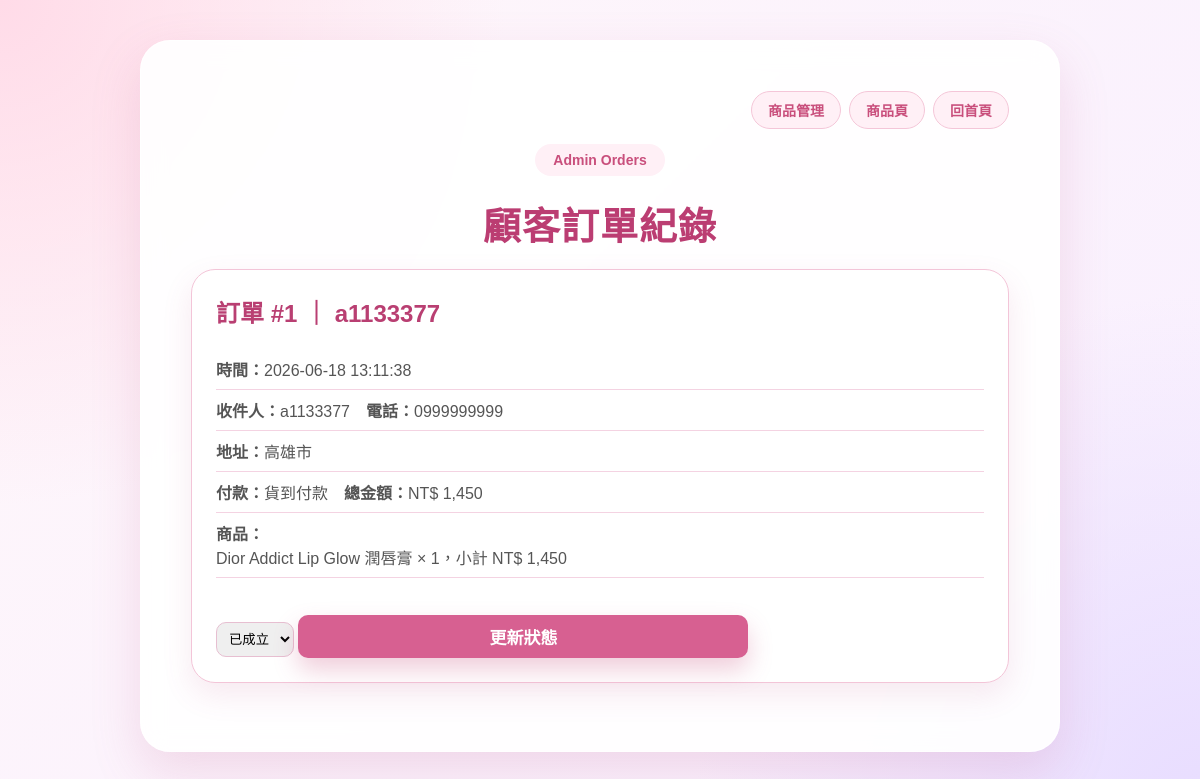
The app's page /admin_orders.php (signed in) with its own data.
### tables this page shows
CREATE TABLE `orders` (
  `id` int(11) NOT NULL,
  `username` varchar(50) NOT NULL,
  `customer_name` varchar(100) NOT NULL,
  `phone` varchar(30) NOT NULL,
  `address` varchar(255) NOT NULL,
  `payment_method` varchar(50) NOT NULL,
  `total_amount` int(11) NOT NULL DEFAULT 0,
  `status` varchar(30) NOT NULL DEFAULT '已成立',
  `created_at` timestamp NOT NULL DEFAULT current_timestamp()
);

CREATE TABLE `order_items` (
  `id` int(11) NOT NULL,
  `order_id` int(11) NOT NULL,
  `product_id` int(11) NOT NULL,
  `product_name` varchar(100) NOT NULL,
  `price` int(11) NOT NULL DEFAULT 0,
  `quantity` int(11) NOT NULL DEFAULT 1,
  `subtotal` int(11) NOT NULL DEFAULT 0
);

### admin_orders.php (the view, shortened to what this page needs)
<?php
$conn = getShopDB();
$orders = $conn->query("SELECT * FROM orders ORDER BY created_at DESC");
?>
<!DOCTYPE html><html lang="zh-Hant"><head><link rel="stylesheet" href="style.css"></head><body>
<div class="page"><div class="container result-container">
    <div class="nav"><a href="admin_products.php">商品管理</a><a href="shop.php">商品頁</a><a href="index.php">回首頁</a></div>
    <div class="badge">Admin Orders</div><h1>顧客訂單紀錄</h1>
    <?php if($orders->num_rows===0): ?><div class="empty">目前沒有顧客訂單。</div><?php else: ?>
        <?php while($order=$orders->fetch_assoc()): ?>
            <?php
            $itemStmt = $conn->prepare("SELECT * FROM order_items WHERE order_id=?");
            $itemStmt->bind_param("i", $order['id']);
            $itemStmt->execute();
            $items = $itemStmt->get_result();
            ?>
            <div class="order-card">
                <h2>訂單 #<?php echo $order['id']; ?> ｜ <?php echo htmlspecialchars($order['username']); ?></h2>
                <div class="row"><strong>時間：</strong><?php echo htmlspecialchars($order['created_at']); ?></div>
                <div class="row"><strong>收件人：</strong><?php echo htmlspecialchars($order['customer_name']); ?>　<strong>電話：</strong><?php echo htmlspecialchars($order['phone']); ?></div>
                <div class="row"><strong>地址：</strong><?php echo htmlspecialchars($order['address']); ?></div>
                <div class="row"><strong>付款：</strong><?php echo htmlspecialchars($order['payment_method']); ?>　<strong>總金額：</strong>NT$ <?php echo number_format($order['total_amount']); ?></div>
                <div class="row"><strong>商品：</strong><br><?php while($item=$items->fetch_assoc()): ?><?php echo htmlspecialchars($item['product_name']); ?> × <?php echo $item['quantity']; ?>，小計 NT$ <?php echo number_format($item['subtotal']); ?><br><?php endwhile; ?></div>
                <form method="POST" style="margin-top:12px;">
                    <select class="status" name="status">
                        <?php foreach(['已成立','處理中','已出貨','已完成','已取消'] as $s): ?>
                            <option value="<?php echo $s; ?>" <?php echo $order['status']===$s?'selected':''; ?>><?php echo $s; ?></option>
                        <?php endforeach; ?>
                    </select>
                    <button class="btn" type="submit" name="update_status" value="1">更新狀態</button>
                </form>
            </div>
        <?php endwhile; ?>
    <?php endif; ?>
</div></div></body></html>

### style.css (style rules this page uses)
html,body { overflow-x:hidden; }
* { box-sizing:border-box; }
body { margin:0; font-family:"Microsoft JhengHei",sans-serif; background: radial-gradient(circle at top left,#ffdbe8,transparent 35%), radial-gradient(circle at bottom right,#e8ddff,transparent 35%), linear-gradient(135deg,#fff7fa,#f8efff); min-height:100vh; color:#333; }
.page { width:100%; min-height:100vh; display:flex; justify-content:center; align-items:flex-start; padding:40px 20px; overflow:hidden; }
.container { width:min(100%, 920px); background:rgba(255,255,255,0.92); backdrop-filter:blur(12px); border-radius:30px; padding:50px; box-shadow: 0 20px 50px rgba(192,90,140,0.18); border: 1px solid rgba(255,255,255,0.7); }
.badge { width:fit-content; margin:0 auto 20px; padding:8px 18px; border-radius:999px; background:#fff0f6; color:#c94f7c; font-size:14px; font-weight:bold; }
h1 { text-align:center; margin:0 0 18px; font-size:38px; color:#bb3d72; letter-spacing:1px; }
button { margin-top:25px; width:100%; max-width:450px; padding:16px; border:none; border-radius:16px; background: linear-gradient( 135deg, #d76091, #b94a95 ); color:white; font-size:17px; font-weight:bold; cursor:pointer; transition:0.25s; box-shadow: 0 12px 25px rgba(201,79,124,0.28); }
.result-container { max-width:1000px; }

### admin_orders.php (style rules this page uses)
.nav { text-align:right;margin-bottom:15px }
.nav a { display:inline-block;margin-left:8px;padding:8px 16px;background:#fff0f6;color:#c94f7c;border-radius:999px;text-decoration:none;font-weight:bold;font-size:14px;border:1px solid #f4c6d8 }
.order-card { background:white;border-radius:24px;padding:24px;margin-bottom:18px;border:1px solid #f3c5d8;box-shadow:0 12px 30px rgba(190,80,130,.12) }
.order-card h2 { color:#b93f72;margin-top:0 }
.row { border-bottom:1px solid #f4d3e2;padding:8px 0;color:#555 }
.status { padding:8px;border-radius:10px;border:1px solid #e7bfd1 }
.btn { padding:9px 14px;border:none;border-radius:10px;background:#d76091;color:white;font-weight:bold;cursor:pointer }

### records on screen
orders: id "1", username "a1133377", created_at "2026-06-18 13:11:38", customer_name "a1133377", phone "0999999999", address "高雄市", payment_method "貨到付款", total_amount "1,450", status "已成立"
order_items: product_name "Dior Addict Lip Glow 潤唇膏", quantity "1", subtotal "1,450"
